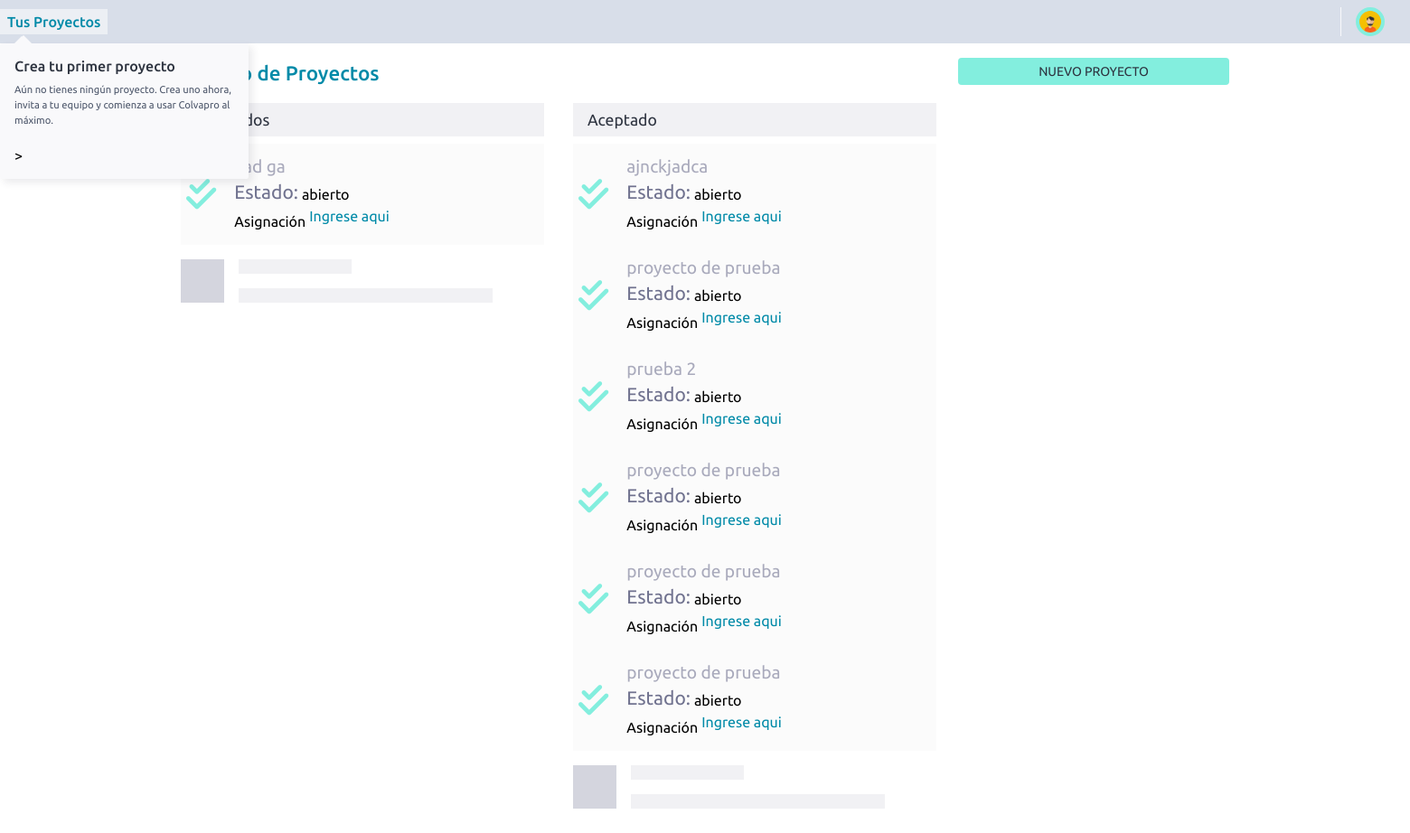
Screenshot of /project/manager/1/ with the database file from the repository.
### gestor/models.py (models this page shows)
class Proyecto(models.Model):
    STATES = (
        ('abierto', 'Abierto'),
        ('suspendido', 'Suspendido'),
        ('cerrado', 'Cerrado'),
    )
    CATEGORIA = (
        ('I', 'Tipo I'),
        ('II', 'Tipo II'),
        ('III', 'Tipo III'),
        ('IV', 'Tipo IV'),
    )
    FASES = (
        ('inicio', 'Inicio'),
        ('planeacion', 'Planeación'),
        ('ejecucion', 'Ejecución'),
        ('monitoreo_control', 'Monitoreo y Control'),
        ('cierre', 'Cierre'),
    )
    TYPE =(
        ('abierto', 'Proyectos Integración'),
        ('suspendido', 'Necesidades entrega operación'),
        ('desarollo', 'Proyectos Producto Propio'),
        ('cerrado', 'Cerrado'),
    )
    name = models.CharField(max_length=100)
    codigo = models.CharField(max_length=100) ## auto increment - automatico
    description = models.TextField()
    fecha_creacion = models.DateField(auto_now_add=True)
    fecha_inicio_planeada = models.DateField(null=True, blank=True) #
    fecha_inicio_real = models.DateField(null=True, blank=True) ##  automatica
    fecha_finalizacion_planeada = models.DateField(null=True, blank=True)
    fecha_finalizacion_real = models.DateField(null=True, blank=True) # automatica
    alcance = models.TextField()
    estado = models.CharField(max_length=50 , choices=STATES) ## generar tipos
    porcentaje_completado = models.IntegerField(default=0) ## automatico
    tipo = models.CharField(max_length=50 , choices = TYPE ) ##  proyecto o necesidad
    user = models.ForeignKey(Usuario, on_delete=models.CASCADE)
    lider = models.CharField(max_length=100) ## automatico
    grupo = models.ManyToManyField('Grupo', related_name='proyectos', blank=False) ## grupo asociado lista desplegable - brayan
    categoria = models.CharField(max_length=100 , choices = CATEGORIA) # desplegable  lista desplegable - brayan
    antecedentes = models.TextField() ###
    fase = models.CharField(max_length=100 ,choices = FASES) ### lista , brayan los tiene
    programas = models.ManyToManyField('Programa', related_name='proyectos', blank=False ) # lista falta llegar
    comentarios = models.TextField(null=True, blank=True) ##
    spi = models.FloatField(default=0) ## indicador
    es = models.FloatField(default=0) ## formualdo
    columna = models.BooleanField(default=False) ##  asignado

### gestor/views.py (the view)
# urls.py: path('project/manager/<str:id_gerente>/', views.inicio_gerente, name='inicio_manager'),
def inicio_gerente(request, id_gerente):
    usuario = Usuario.objects.get(id=id_gerente)
    proyectos = Proyecto.objects.filter(user=usuario)
    context = {
        'email': 'user.email',
        'first_name': 'user.first_name',
        'proyectos': proyectos,
    }
    return render(request, "./user/inicio_gerente.html", context)

### templates/user/inicio_gerente.html (shortened to what this page needs)
<!DOCTYPE html>
<html lang="es">
  <head>
    {% load static %}
    <link rel="stylesheet" href="{% static './css/theme-taiga.css' %}" />
  </head>
  <body>
    <div tg-navigation-bar="" ng-if="!errorHandling.showingError">
      <nav ng-if="vm.isEnabledHeader" class="navbar">
        <div class="nav-left">
          <div
            tg-dropdown-project-list="tg-dropdown-project-list"
            class="topnav-dropdown-wrapper"
          >
            <div class="dropdown-project-list">
              <a
                href=""
                title="Proyectos"
                tg-nav="projects"
                class="dropdown-project-list-projects"
              >
                Tus Proyectos
              </a>
            </div>
          </div>
        </div>
        <div tg-dropdown-user="tg-dropdown-user">
          <div class="dropdown-user-inner">
            <div class="dropdown-user-navbar">
              <a
                tg-nav="profile"
                title="mike"
                class="user-avatar"
                href="http://localhost:9000/profile"
                ><img
                  tg-avatar="vm.user"
                  alt="mike"
                  src="{% static './media/user-avatar-05.png' %}"
                  title="mike"
                  style="background: rgb(183, 203, 131)"
              /></a>
              <button class="chevron">
              </button>
            </div>
          </div>
        </div>
      </nav>
    </div>
    <div ng-if="!errorHandling.showingError">
      <div ng-view="" class="master">
        <div class="home-wrapper centered">
          <div class="duty-summary">
            <h1>Tablero de Proyectos</h1>
            <tg-working-on class="dashboard-container">
              <section class="working-on-container">
                <header>
                  <h2 class="title-bar working-on-title">Asignados</h2>
                </header>
                <div class="working-on-empty" >
                  <div class="contable">
                    {% for proyecto in  proyectos %}
                    {% if proyecto.columna == False %}
                    <div class="contCard">
                      <div class="imagen">
                        <i class="fas fa-check-double"></i>
                      </div>
                      <div class="textos">
                        <h3>{{proyecto.name}}</h3>
                        <div class="estadotarea">
                          <span class="tarea">Estado:</span>
                          <p class="estado">{{proyecto.estado}}</p>
                        </div>
                        <div class="contAsig">
                          <p class="datenumText">Asignación</p>
                          <a  href="{% url 'main:nuevoproyecto' codigo=proyecto.codigo %}" class="asg">Ingrese aqui</a>
                        </div>
                      </div>
                    </div>
                    {% endif %}
                    {% endfor %}
                  </div>
                  <div class="empty-ticket">
                    <div class="avatar"></div>
                    <div class="data">
                      <div class="line"></div>
                      <div class="line"></div>
                    </div>
                  </div>
                </div>
              </section>
              <section class="watching-container">
                <header>
                  <h2 class="title-bar watching-title">Aceptado</h2>
                </header>
                <div class="watching-empty" >
                  {% for proyecto in  proyectos %}
                    {% if proyecto.columna %}
                    <div class="contCard">
                      <div class="imagen">
                        <i class="fas fa-check-double"></i>
                      </div>
                      <div class="textos">
                        <h3>{{proyecto.name}}</h3>
                        <div class="estadotarea">
                          <span class="tarea">Estado:</span>
                          <p class="estado">{{proyecto.estado}}</p>
                        </div>
                        <div class="contAsig">
                          <p class="datenumText">Asignación</p>
                          <a  href="{% url 'main:project' codigo=proyecto.codigo %}" class="asg" >Ingrese aqui</a>
                        </div>
                      </div>
                    </div>
                    {% endif %}
                    {% endfor %}
                  <div class="empty-ticket">
                    <div class="avatar"></div>
                    <div class="data">
                      <div class="line"></div>
                      <div class="line"></div>
                    </div>
                  </div>
                </div>
              </section>
            </tg-working-on>
          </div>
          <aside tg-home-project-list="" class="project-list">
            <section
              ng-if="vm.projects != undefined &amp;&amp; vm.projects.size === 0"
              class="projects-empty"
            >
              <a
                variant="primary"
                href=""
                title="Crear proyecto"
                class="btn-small create-project-button"
                >Nuevo proyecto</a
              >
            </section>
          </aside>
        </div>
      </div>
    </div>
  </body>
</html>

### templates/user/inicio_gerente.html (style rules this page uses)
.centered { max-width: 1200px; }
.centered h3 { color: #a9aabc; font-size: 1.2em; }
.home-wrapper .dashboard-container { display: flex; flex-direction: row; margin-right: 1.5rem; }
.contCard { align-items: center; background-color: #fbfbfb; display: flex; justify-content: center; height: 112px; }
.imagen { align-items: center; color: #83eede; display: flex; justify-content: center; margin-right: 10px; padding: 6px; height: 50px; width: 50px; }
.textos { padding: 4px; width: 100%; }
.imagen .fas { font-size: 38px; }
.estadotarea { display: flex; }
span.tarea { color: #70728f; font-size: 21px; margin-right: 4px; }
.watching-empty p, .working-on-empty p { margin: 0px; margin-top: 4px; }
.contAsig { display: flex; padding: 2px 0px; }
.contAsig .datenumText { margin-right: 4px; }

### rows the page displays
Proyecto: name "vad ga", estado "abierto"
Proyecto: name "ajnckjadca", estado "abierto"
Proyecto: name "proyecto de prueba", estado "abierto"
Proyecto: name "prueba 2", estado "abierto"
Proyecto: name "proyecto de prueba", estado "abierto"
Proyecto: name "proyecto de prueba", estado "abierto"
Proyecto: name "proyecto de prueba", estado "abierto"
